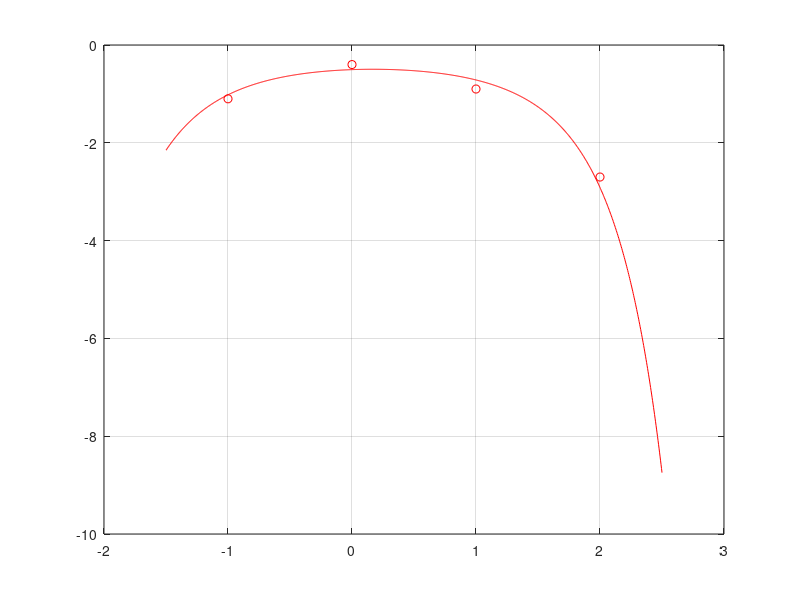

This chart was generated by the following MATLAB code:
x = [-1 0 1 2];
y = [-1.1 -0.4 -0.9 -2.7];

yy = log(-y);
coef = polyfit(x,yy,2);

a = coef(1);
b = coef(2);
c = coef(3);

x_ajust = linspace(-1.5, 2.5, 1000);
y_ajust= -exp(a .* (x_ajust .^ 2) + b .* x_ajust + c);

figure();
plot(x_ajust,y_ajust, 'r'); hold on;
plot(x, y, 'ro'); hold on;
grid on;


